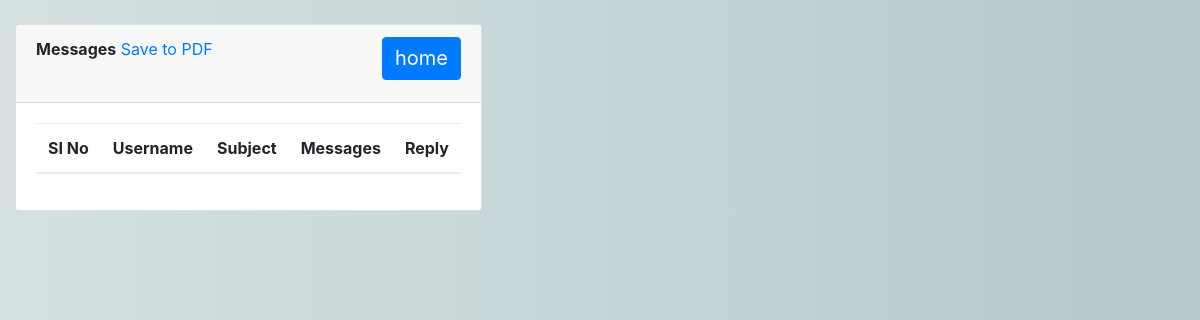
The page /Content_admin on the database as committed earlier.
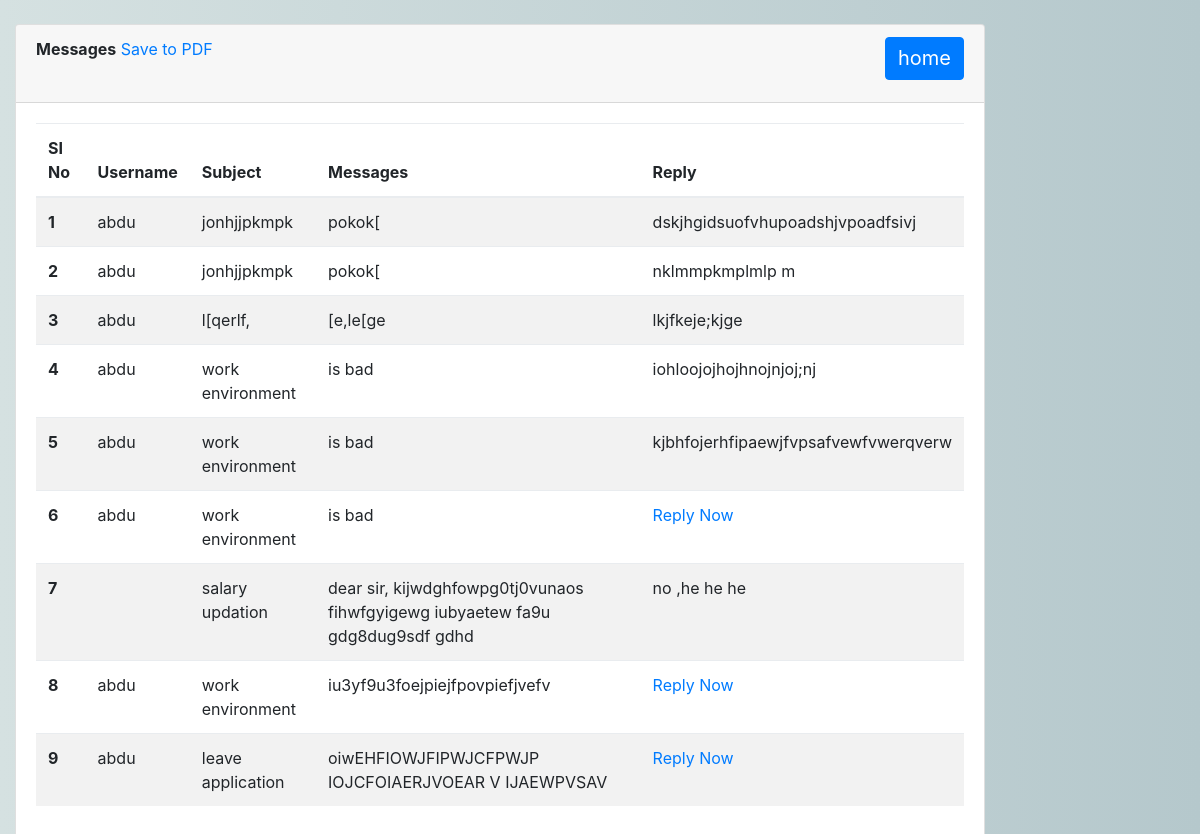
The same page on the database as committed later.
### app/models.py (models this page shows, shortened)
class Content(models.Model):
    user= models.ForeignKey(Login, on_delete=models.DO_NOTHING)
    subject = models.CharField(max_length=200)
    content = models.TextField()
    reply = models.TextField(null=True, blank=True)

class Login(AbstractUser):
	is_user=models.BooleanField(default=False)
	email=models.EmailField(max_length=255,unique=True)
	USERNAME_FIELD ='email'
	REQUIRED_FIELDS = ['username']

class Employee(models.Model):
	user = models.OneToOneField(Login, on_delete=models.CASCADE, related_name='user')
	id = models.CharField(primary_key=True, max_length=10)
	name=models.CharField(max_length=50)
	contact_number = models.CharField(max_length=50)
	date_of_birth = models.CharField(max_length=50)
	date_of_joining = models.CharField(max_length=50)
	department = models.CharField(max_length=50)
	designation = models.CharField(max_length=50)
	gender = models.CharField(max_length=50, choices=sex_choice)
	team = models.CharField(max_length=50)
	def __str__(self):
		return self.name

### app/views.py (the view)
# urls.py: path('Content_admin',views.Content_admin,name='Content_admin'),
def Content_admin(request):
    n = Content.objects.all()
    return render(request, 'admintemp/content.html', {'Content': n})

### app/templates/admintemp/content.html (shortened to what this page needs)
{% extends 'base.html' %}
{% block content %}
<div class="col-lg-10">
    <div class="card">
        <div class="card-header">
            <strong class="card-title"> Messages</strong>
            <a href="{% url 'generate_pdf3' %}">Save to PDF</a>
            <a class="btn btn-primary"  href="{% url 'index' %}" style="font-size: 20px; margin-bottom: 10px;float:right">home</a>
        </div>
        <div class="card-body">
            <table class="table table-striped">
                <thead>
                <tr>
                    <th scope="col">SI No</th>
                    <th scope="col">Username</th>
                    <th scope="col">Subject</th>
                    <th scope="col">Messages</th>
                    <th scope="col">Reply</th>
                </tr>
                </thead>
                <tbody>
                {% for n in Content %}
                <tr>
                    <th scope="row">{{forloop.counter}}</th>
                    <td>{{n.user.user}}</td>
                    <td>{{n.subject}}</td>
                    <td>{{n.content}}</td>
                    <td>
                        {% if n.reply == None %}
                        <a href="{% url 'reply_Content' n.id %}">Reply Now</a>
                        {% else %}
                        {{n.reply}}
                        {% endif %}
                    </td>
                </tr>
                {% endfor %}
                </tbody>
            </table>
        </div>
    </div>
</div>
{% endblock %}

Rows that differ between the two databases and show on the page:
added Content: user.user "abdu", subject "jonhjjpkmpk", content "pokok[", reply "dskjhgidsuofvhupoadshjvpoadfsivj"
added Content: user.user "abdu", subject "jonhjjpkmpk", content "pokok[", reply "nklmmpkmplmlp m"
added Content: user.user "abdu", subject "l[qerlf,", content "[e,le[ge", reply "lkjfkeje;kjge"
added Content: user.user "abdu", subject "work environment", content "is bad", reply "iohloojojhojhnojnjoj;nj"
added Content: user.user "abdu", subject "work environment", content "is bad", reply "kjbhfojerhfipaewjfvpsafvewfvwerqverw"
added Content: user.user "abdu", subject "work environment", content "is bad", shows "Reply Now"
added Content: subject "salary updation", content "dear sir, kijwdghfowpg0tj0vunaos fihwfgyigewg iubyaetew fa9u gdg8dug9sdf gdhd", reply "no ,he he he"
added Content: user.user "abdu", subject "work environment", content "iu3yf9u3foejpiejfpovpiefjvefv", shows "Reply Now"
added Content: user.user "abdu", subject "leave application", content "oiwEHFIOWJFIPWJCFPWJP IOJCFOIAERJVOEAR V IJAEWPVSAV", shows "Reply Now"
